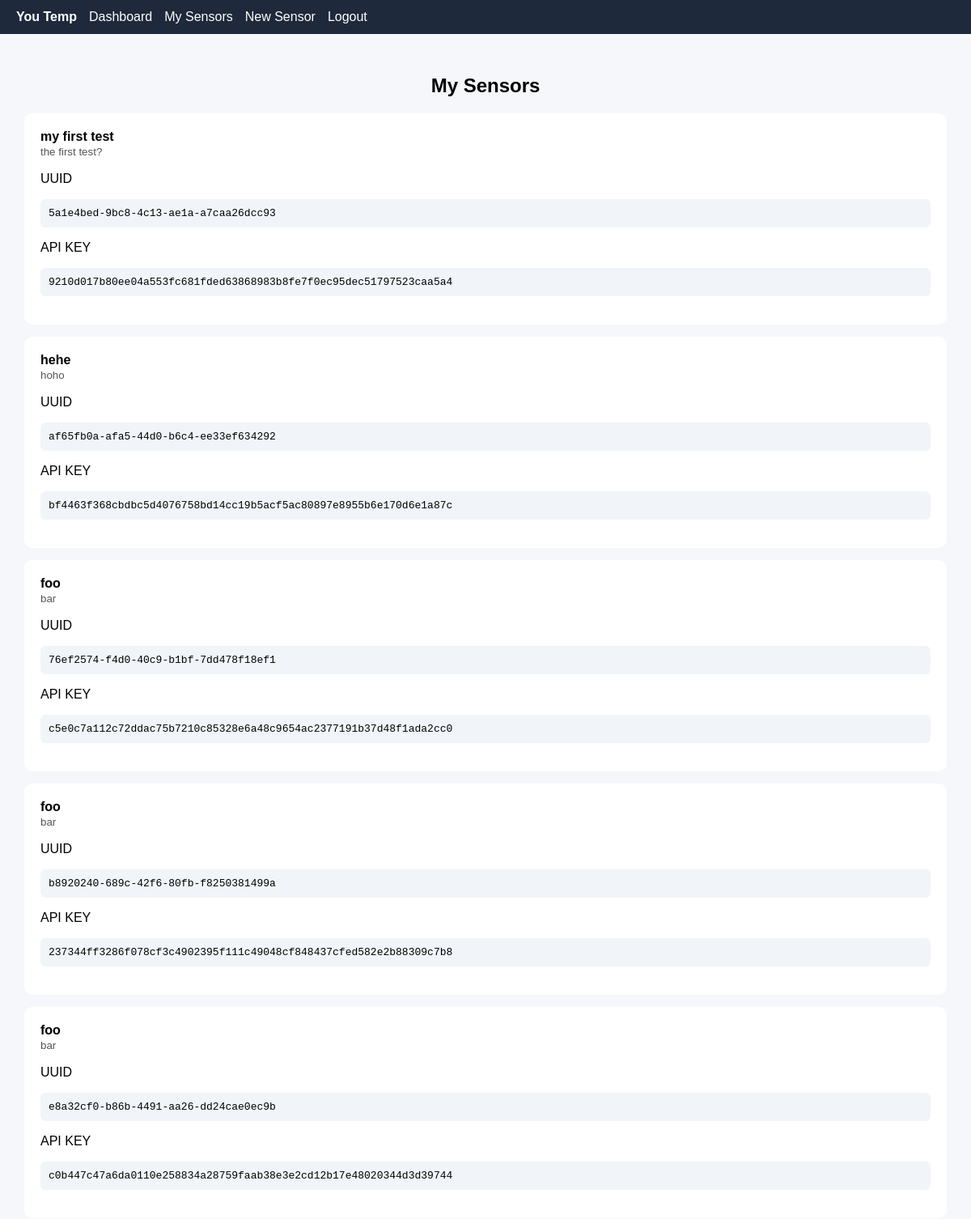
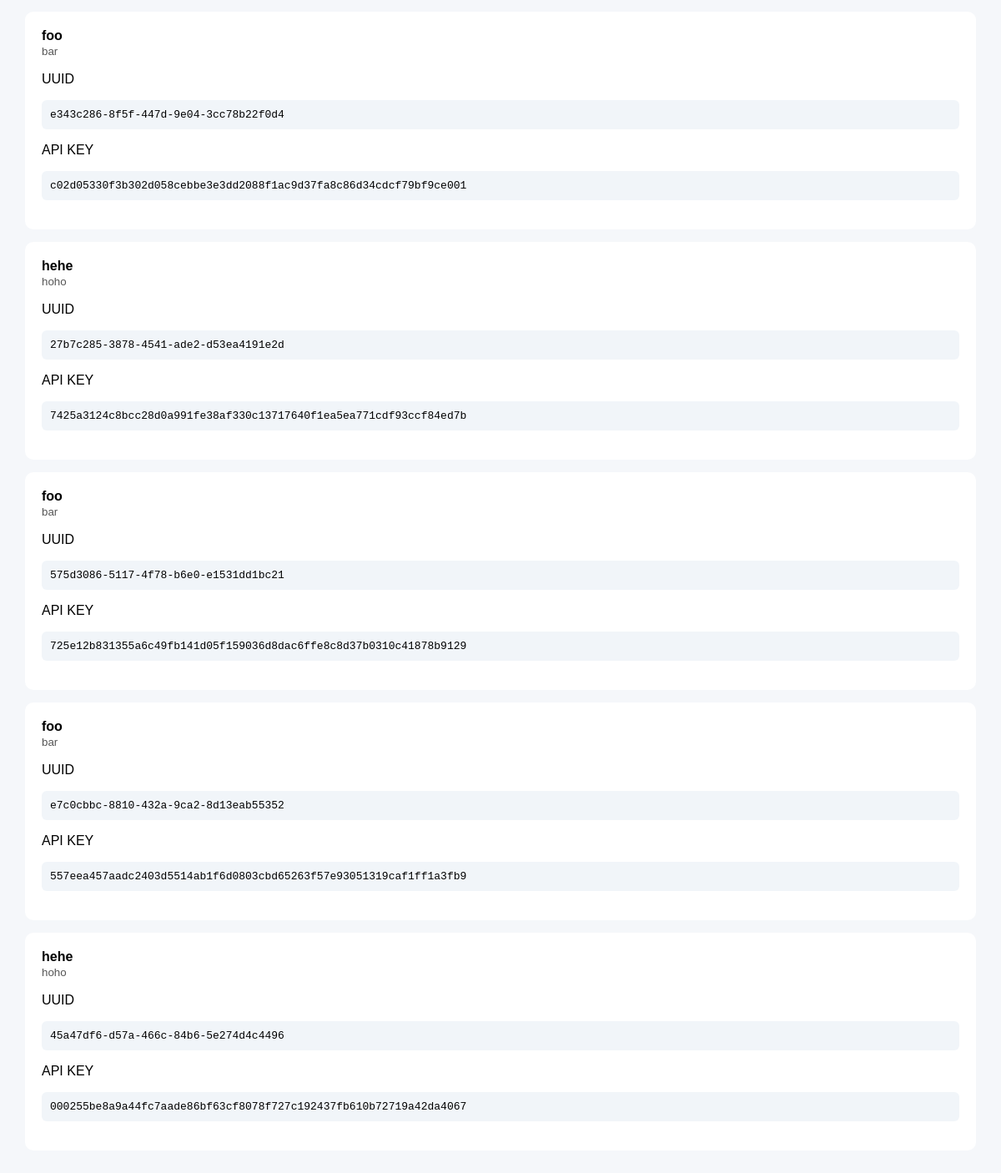
/my-sensors (signed in), run on the app's committed database (2 pictures, top to bottom).
### tables this page shows
CREATE TABLE sensors (
    id INTEGER PRIMARY KEY AUTOINCREMENT,
    user_id INTEGER,
    name TEXT,
    description TEXT,
    uuid TEXT UNIQUE,
    api_key TEXT UNIQUE,
    created_at DATETIME DEFAULT CURRENT_TIMESTAMP
);

### app/sensors.py (the view)
@sensors_bp.route('/my-sensors')
@login_required
def my_sensors():
    db = get_db()
    sensors = db.execute(
        """
        SELECT name, uuid, api_key, description
        FROM sensors
        WHERE user_id = ?
        """,
        (session['user_id'],)
    ).fetchall()
    return render_template('my_sensors.html', sensors=sensors)

### app/auth.py (called while the page is built)
def login_required(view):
    @wraps(view)
    def wrapped(*args, **kwargs):
        if 'user_id' not in session:
            return redirect('/login')
        return view(*args, **kwargs)
    return wrapped

### app/db.py (called while the page is built)
def get_db():
    if 'db' not in g:
        g.db = sqlite3.connect(DATABASE)
        g.db.row_factory = sqlite3.Row
    return g.db

### app/templates/my_sensors.html (shortened to what this page needs)
{% extends "base.html" %}
{% block content %}
<h2>My Sensors</h2>
{% for s in sensors %}
<div style="background:white;padding:20px;border-radius:10px;margin-bottom:15px">
    <b>{{ s.name }}</b><br>
    <small>{{ s.description }}</small>
    <p>UUID</p>
    <code>{{ s.uuid }}</code>
    <p>API KEY</p>
    <code>{{ s.api_key }}</code>
</div>
{% else %}
<p>No sensors yet.</p>
{% endfor %}
{% endblock %}

### app/templates/base.html (style rules this page uses)
body { margin: 0; font-family: sans-serif; background: #f5f7fa; direction: ltr; }
h1, h2 { margin-bottom: 20px; text-align: center; }
code, pre { display: block; background: #f1f5f9; padding: 10px; border-radius: 6px; margin-bottom: 15px; word-break: break-all; }
small { color: #555; }

### data on the page
sensors: name "my first test", description "the first test?", uuid "5a1e4bed-9bc8-4c13-ae1a-a7caa26dcc93", api_key "9210d017b80ee04a553fc681fded63868983b8fe7f0ec95dec51797523caa5a4"
sensors: name "hehe", description "hoho", uuid "af65fb0a-afa5-44d0-b6c4-ee33ef634292", api_key "bf4463f368cbdbc5d4076758bd14cc19b5acf5ac80897e8955b6e170d6e1a87c"
sensors: name "foo", description "bar", uuid "76ef2574-f4d0-40c9-b1bf-7dd478f18ef1", api_key "c5e0c7a112c72ddac75b7210c85328e6a48c9654ac2377191b37d48f1ada2cc0"
sensors: name "foo", description "bar", uuid "b8920240-689c-42f6-80fb-f8250381499a", api_key "237344ff3286f078cf3c4902395f111c49048cf848437cfed582e2b88309c7b8"
sensors: name "foo", description "bar", uuid "e8a32cf0-b86b-4491-aa26-dd24cae0ec9b", api_key "c0b447c47a6da0110e258834a28759faab38e3e2cd12b17e48020344d3d39744"
sensors: name "foo", description "bar", uuid "e343c286-8f5f-447d-9e04-3cc78b22f0d4", api_key "c02d05330f3b302d058cebbe3e3dd2088f1ac9d37fa8c86d34cdcf79bf9ce001"
sensors: name "hehe", description "hoho", uuid "27b7c285-3878-4541-ade2-d53ea4191e2d", api_key "7425a3124c8bcc28d0a991fe38af330c13717640f1ea5ea771cdf93ccf84ed7b"
sensors: name "foo", description "bar", uuid "575d3086-5117-4f78-b6e0-e1531dd1bc21", api_key "725e12b831355a6c49fb141d05f159036d8dac6ffe8c8d37b0310c41878b9129"
sensors: name "foo", description "bar", uuid "e7c0cbbc-8810-432a-9ca2-8d13eab55352", api_key "557eea457aadc2403d5514ab1f6d0803cbd65263f57e93051319caf1ff1a3fb9"
sensors: name "hehe", description "hoho", uuid "45a47df6-d57a-466c-84b6-5e274d4c4496", api_key "000255be8a9a44fc7aade86bf63cf8078f727c192437fb610b72719a42da4067"
